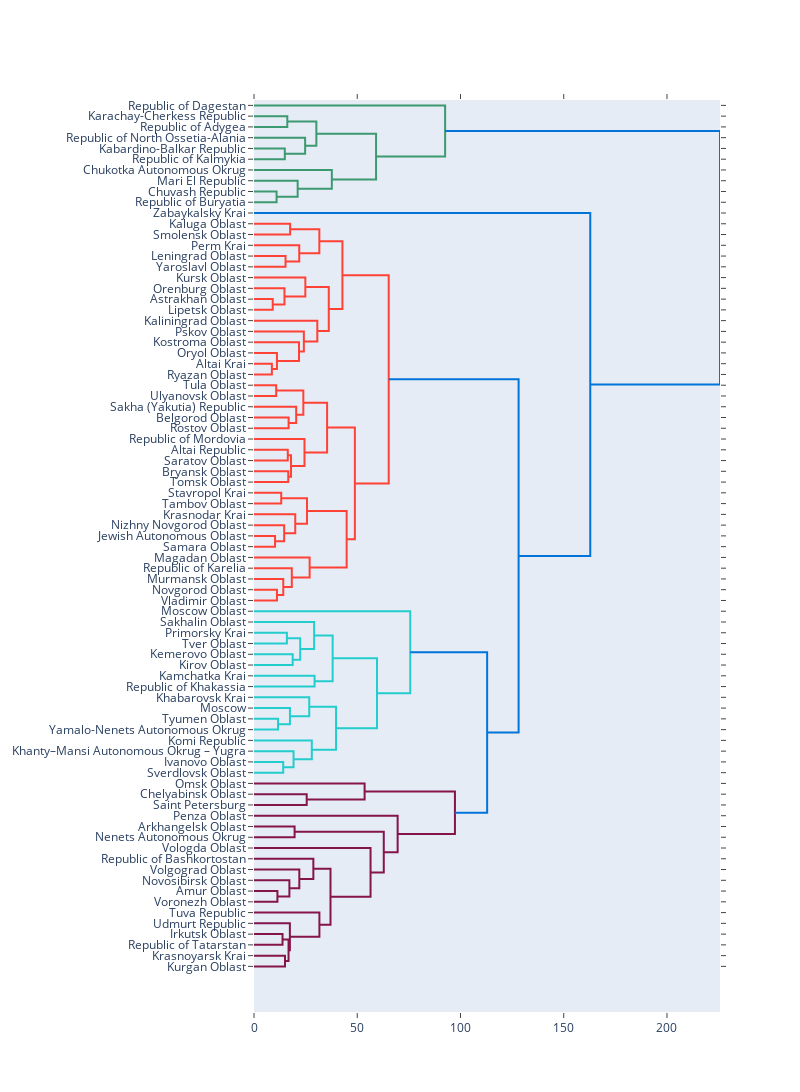

The notebook cell this image was saved under:
### Code cell
fig1 = draw_plotly_f_cluster(df_merged, list(df_merged.index), orient='left', color_threshold=100)
fig1.show()

### Figure 1 — Plotly figure (JSON) as saved in the notebook; plotly's stock layout.template omitted (floating-point values rounded to 4 significant figures)
{"data": [{"hoverinfo": "text", "marker": {"color": "rgb(61,153,112)"}, "mode": "lines", "type": "scatter", "x": [0, 16.13, 16.13, 0], "xaxis": "x", "y": [-15, -15, -25, -25], "yaxis": "y"}, {"hoverinfo": "text", "marker": {"color": "rgb(61,153,112)"}, "mode": "lines", "type": "scatter", "x": [0, 14.92, 14.92, 0], "xaxis": "x", "y": [-45, -45, -55, -55], "yaxis": "y"}, {"hoverinfo": "text", "marker": {"color": "rgb(61,153,112)"}, "mode": "lines", "type": "scatter", "x": [0, 24.76, 24.76, 14.92], "xaxis": "x", "y": [-35, -35, -50, -50], "yaxis": "y"}, {"hoverinfo": "text", "marker": {"color": "rgb(61,153,112)"}, "mode": "lines", "type": "scatter", "x": [16.13, 30.2, 30.2, 24.76], "xaxis": "x", "y": [-20, -20, -42.5, -42.5], "yaxis": "y"}, {"hoverinfo": "text", "marker": {"color": "rgb(61,153,112)"}, "mode": "lines", "type": "scatter", "x": [0, 10.93, 10.93, 0], "xaxis": "x", "y": [-85, -85, -95, -95], "yaxis": "y"}, {"hoverinfo": "text", "marker": {"color": "rgb(61,153,112)"}, "mode": "lines", "type": "scatter", "x": [0, 21.15, 21.15, 10.93], "xaxis": "x", "y": [-75, -75, -90, -90], "yaxis": "y"}, {"hoverinfo": "text", "marker": {"color": "rgb(61,153,112)"}, "mode": "lines", "type": "scatter", "x": [0, 37.69, 37.69, 21.15], "xaxis": "x", "y": [-65, -65, -82.5, -82.5], "yaxis": "y"}, {"hoverinfo": "text", "marker": {"color": "rgb(61,153,112)"}, "mode": "lines", "type": "scatter", "x": [30.2, 59.12, 59.12, 37.69], "xaxis": "x", "y": [-31.25, -31.25, -73.75, -73.75], "yaxis": "y"}, {"hoverinfo": "text", "marker": {"color": "rgb(61,153,112)"}, "mode": "lines", "type": "scatter", "x": [0, 92.56, 92.56, 59.12], "xaxis": "x", "y": [-5, -5, -52.5, -52.5], "yaxis": "y"}, {"hoverinfo": "text", "marker": {"color": "rgb(255,65,54)"}, "mode": "lines", "type": "scatter", "x": [0, 17.49, 17.49, 0], "xaxis": "x", "y": [-115, -115, -125, -125], "yaxis": "y"}, {"hoverinfo": "text", "marker": {"color": "rgb(255,65,54)"}, "mode": "lines", "type": "scatter", "x": [0, 15.27, 15.27, 0], "xaxis": "x", "y": [-145, -145, -155, -155], "yaxis": "y"}, {"hoverinfo": "text", "marker": {"color": "rgb(255,65,54)"}, "mode": "lines", "type": "scatter", "x": [0, 21.91, 21.91, 15.27], "xaxis": "x", "y": [-135, -135, -150, -150], "yaxis": "y"}, {"hoverinfo": "text", "marker": {"color": "rgb(255,65,54)"}, "mode": "lines", "type": "scatter", "x": [17.49, 31.65, 31.65, 21.91], "xaxis": "x", "y": [-120, -120, -142.5, -142.5], "yaxis": "y"}, {"hoverinfo": "text", "marker": {"color": "rgb(255,65,54)"}, "mode": "lines", "type": "scatter", "x": [0, 9.07, 9.07, 0], "xaxis": "x", "y": [-185, -185, -195, -195], "yaxis": "y"}, {"hoverinfo": "text", "marker": {"color": "rgb(255,65,54)"}, "mode": "lines", "type": "scatter", "x": [0, 14.75, 14.75, 9.07], "xaxis": "x", "y": [-175, -175, -190, -190], "yaxis": "y"}, {"hoverinfo": "text", "marker": {"color": "rgb(255,65,54)"}, "mode": "lines", "type": "scatter", "x": [0, 24.86, 24.86, 14.75], "xaxis": "x", "y": [-165, -165, -182.5, -182.5], "yaxis": "y"}, {"hoverinfo": "text", "marker": {"color": "rgb(255,65,54)"}, "mode": "lines", "type": "scatter", "x": [0, 8.652, 8.652, 0], "xaxis": "x", "y": [-245, -245, -255, -255], "yaxis": "y"}, {"hoverinfo": "text", "marker": {"color": "rgb(255,65,54)"}, "mode": "lines", "type": "scatter", "x": [0, 11.11, 11.11, 8.652], "xaxis": "x", "y": [-235, -235, -250, -250], "yaxis": "y"}, {"hoverinfo": "text", "marker": {"color": "rgb(255,65,54)"}, "mode": "lines", "type": "scatter", "x": [0, 21.8, 21.8, 11.11], "xaxis": "x", "y": [-225, -225, -242.5, -242.5], "yaxis": "y"}, {"hoverinfo": "text", "marker": {"color": "rgb(255,65,54)"}, "mode": "lines", "type": "scatter", "x": [0, 24.14, 24.14, 21.8], "xaxis": "x", "y": [-215, -215, -233.8, -233.8], "yaxis": "y"}, {"hoverinfo": "text", "marker": {"color": "rgb(255,65,54)"}, "mode": "lines", "type": "scatter", "x": [0, 30.66, 30.66, 24.14], "xaxis": "x", "y": [-205, -205, -224.4, -224.4], "yaxis": "y"}, {"hoverinfo": "text", "marker": {"color": "rgb(255,65,54)"}, "mode": "lines", "type": "scatter", "x": [24.86, 36.21, 36.21, 30.66], "xaxis": "x", "y": [-173.8, -173.8, -214.7, -214.7], "yaxis": "y"}, {"hoverinfo": "text", "marker": {"color": "rgb(255,65,54)"}, "mode": "lines", "type": "scatter", "x": [31.65, 42.82, 42.82, 36.21], "xaxis": "x", "y": [-131.2, -131.2, -194.2, -194.2], "yaxis": "y"}, {"hoverinfo": "text", "marker": {"color": "rgb(255,65,54)"}, "mode": "lines", "type": "scatter", "x": [0, 10.75, 10.75, 0], "xaxis": "x", "y": [-265, -265, -275, -275], "yaxis": "y"}, {"hoverinfo": "text", "marker": {"color": "rgb(255,65,54)"}, "mode": "lines", "type": "scatter", "x": [0, 16.76, 16.76, 0], "xaxis": "x", "y": [-295, -295, -305, -305], "yaxis": "y"}, {"hoverinfo": "text", "marker": {"color": "rgb(255,65,54)"}, "mode": "lines", "type": "scatter", "x": [0, 20.43, 20.43, 16.76], "xaxis": "x", "y": [-285, -285, -300, -300], "yaxis": "y"}, {"hoverinfo": "text", "marker": {"color": "rgb(255,65,54)"}, "mode": "lines", "type": "scatter", "x": [10.75, 23.89, 23.89, 20.43], "xaxis": "x", "y": [-270, -270, -292.5, -292.5], "yaxis": "y"}, {"hoverinfo": "text", "marker": {"color": "rgb(255,65,54)"}, "mode": "lines", "type": "scatter", "x": [0, 16.36, 16.36, 0], "xaxis": "x", "y": [-325, -325, -335, -335], "yaxis": "y"}, {"hoverinfo": "text", "marker": {"color": "rgb(255,65,54)"}, "mode": "lines", "type": "scatter", "x": [0, 16.59, 16.59, 0], "xaxis": "x", "y": [-345, -345, -355, -355], "yaxis": "y"}, {"hoverinfo": "text", "marker": {"color": "rgb(255,65,54)"}, "mode": "lines", "type": "scatter", "x": [16.36, 17.93, 17.93, 16.59], "xaxis": "x", "y": [-330, -330, -350, -350], "yaxis": "y"}, {"hoverinfo": "text", "marker": {"color": "rgb(255,65,54)"}, "mode": "lines", "type": "scatter", "x": [0, 24.45, 24.45, 17.93], "xaxis": "x", "y": [-315, -315, -340, -340], "yaxis": "y"}, {"hoverinfo": "text", "marker": {"color": "rgb(255,65,54)"}, "mode": "lines", "type": "scatter", "x": [23.89, 35.4, 35.4, 24.45], "xaxis": "x", "y": [-281.2, -281.2, -327.5, -327.5], "yaxis": "y"}, {"hoverinfo": "text", "marker": {"color": "rgb(255,65,54)"}, "mode": "lines", "type": "scatter", "x": [0, 13.19, 13.19, 0], "xaxis": "x", "y": [-365, -365, -375, -375], "yaxis": "y"}, {"hoverinfo": "text", "marker": {"color": "rgb(255,65,54)"}, "mode": "lines", "type": "scatter", "x": [0, 10.2, 10.2, 0], "xaxis": "x", "y": [-405, -405, -415, -415], "yaxis": "y"}, {"hoverinfo": "text", "marker": {"color": "rgb(255,65,54)"}, "mode": "lines", "type": "scatter", "x": [0, 14.6, 14.6, 10.2], "xaxis": "x", "y": [-395, -395, -410, -410], "yaxis": "y"}, {"hoverinfo": "text", "marker": {"color": "rgb(255,65,54)"}, "mode": "lines", "type": "scatter", "x": [0, 19.98, 19.98, 14.6], "xaxis": "x", "y": [-385, -385, -402.5, -402.5], "yaxis": "y"}, {"hoverinfo": "text", "marker": {"color": "rgb(255,65,54)"}, "mode": "lines", "type": "scatter", "x": [13.19, 25.67, 25.67, 19.98], "xaxis": "x", "y": [-370, -370, -393.8, -393.8], "yaxis": "y"}, {"hoverinfo": "text", "marker": {"color": "rgb(255,65,54)"}, "mode": "lines", "type": "scatter", "x": [0, 11.11, 11.11, 0], "xaxis": "x", "y": [-455, -455, -465, -465], "yaxis": "y"}, {"hoverinfo": "text", "marker": {"color": "rgb(255,65,54)"}, "mode": "lines", "type": "scatter", "x": [0, 14.18, 14.18, 11.11], "xaxis": "x", "y": [-445, -445, -460, -460], "yaxis": "y"}, {"hoverinfo": "text", "marker": {"color": "rgb(255,65,54)"}, "mode": "lines", "type": "scatter", "x": [0, 18.31, 18.31, 14.18], "xaxis": "x", "y": [-435, -435, -452.5, -452.5], "yaxis": "y"}, {"hoverinfo": "text", "marker": {"color": "rgb(255,65,54)"}, "mode": "lines", "type": "scatter", "x": [0, 26.94, 26.94, 18.31], "xaxis": "x", "y": [-425, -425, -443.8, -443.8], "yaxis": "y"}, {"hoverinfo": "text", "marker": {"color": "rgb(255,65,54)"}, "mode": "lines", "type": "scatter", "x": [25.67, 44.88, 44.88, 26.94], "xaxis": "x", "y": [-381.9, -381.9, -434.4, -434.4], "yaxis": "y"}, {"hoverinfo": "text", "marker": {"color": "rgb(255,65,54)"}, "mode": "lines", "type": "scatter", "x": [35.4, 48.85, 48.85, 44.88], "xaxis": "x", "y": [-304.4, -304.4, -408.1, -408.1], "yaxis": "y"}, {"hoverinfo": "text", "marker": {"color": "rgb(255,65,54)"}, "mode": "lines", "type": "scatter", "x": [42.82, 65.24, 65.24, 48.85], "xaxis": "x", "y": [-162.7, -162.7, -356.2, -356.2], "yaxis": "y"}, {"hoverinfo": "text", "marker": {"color": "rgb(35,205,205)"}, "mode": "lines", "type": "scatter", "x": [0, 15.93, 15.93, 0], "xaxis": "x", "y": [-495, -495, -505, -505], "yaxis": "y"}, {"hoverinfo": "text", "marker": {"color": "rgb(35,205,205)"}, "mode": "lines", "type": "scatter", "x": [0, 18.74, 18.74, 0], "xaxis": "x", "y": [-515, -515, -525, -525], "yaxis": "y"}, {"hoverinfo": "text", "marker": {"color": "rgb(35,205,205)"}, "mode": "lines", "type": "scatter", "x": [15.93, 22.38, 22.38, 18.74], "xaxis": "x", "y": [-500, -500, -520, -520], "yaxis": "y"}, {"hoverinfo": "text", "marker": {"color": "rgb(35,205,205)"}, "mode": "lines", "type": "scatter", "x": [0, 29.13, 29.13, 22.38], "xaxis": "x", "y": [-485, -485, -510, -510], "yaxis": "y"}, {"hoverinfo": "text", "marker": {"color": "rgb(35,205,205)"}, "mode": "lines", "type": "scatter", "x": [0, 29.34, 29.34, 0], "xaxis": "x", "y": [-535, -535, -545, -545], "yaxis": "y"}, {"hoverinfo": "text", "marker": {"color": "rgb(35,205,205)"}, "mode": "lines", "type": "scatter", "x": [29.13, 38.09, 38.09, 29.34], "xaxis": "x", "y": [-497.5, -497.5, -540, -540], "yaxis": "y"}, {"hoverinfo": "text", "marker": {"color": "rgb(35,205,205)"}, "mode": "lines", "type": "scatter", "x": [0, 11.64, 11.64, 0], "xaxis": "x", "y": [-575, -575, -585, -585], "yaxis": "y"}, {"hoverinfo": "text", "marker": {"color": "rgb(35,205,205)"}, "mode": "lines", "type": "scatter", "x": [0, 17.41, 17.41, 11.64], "xaxis": "x", "y": [-565, -565, -580, -580], "yaxis": "y"}, {"hoverinfo": "text", "marker": {"color": "rgb(35,205,205)"}, "mode": "lines", "type": "scatter", "x": [0, 26.75, 26.75, 17.41], "xaxis": "x", "y": [-555, -555, -572.5, -572.5], "yaxis": "y"}, {"hoverinfo": "text", "marker": {"color": "rgb(35,205,205)"}, "mode": "lines", "type": "scatter", "x": [0, 14.15, 14.15, 0], "xaxis": "x", "y": [-615, -615, -625, -625], "yaxis": "y"}, {"hoverinfo": "text", "marker": {"color": "rgb(35,205,205)"}, "mode": "lines", "type": "scatter", "x": [0, 19.15, 19.15, 14.15], "xaxis": "x", "y": [-605, -605, -620, -620], "yaxis": "y"}, {"hoverinfo": "text", "marker": {"color": "rgb(35,205,205)"}, "mode": "lines", "type": "scatter", "x": [0, 28.0, 28.0, 19.15], "xaxis": "x", "y": [-595, -595, -612.5, -612.5], "yaxis": "y"}, {"hoverinfo": "text", "marker": {"color": "rgb(35,205,205)"}, "mode": "lines", "type": "scatter", "x": [26.75, 39.74, 39.74, 28.0], "xaxis": "x", "y": [-563.8, -563.8, -603.8, -603.8], "yaxis": "y"}, {"hoverinfo": "text", "marker": {"color": "rgb(35,205,205)"}, "mode": "lines", "type": "scatter", "x": [38.09, 59.57, 59.57, 39.74], "xaxis": "x", "y": [-518.8, -518.8, -583.8, -583.8], "yaxis": "y"}, {"hoverinfo": "text", "marker": {"color": "rgb(35,205,205)"}, "mode": "lines", "type": "scatter", "x": [0, 75.68, 75.68, 59.57], "xaxis": "x", "y": [-475, -475, -551.2, -551.2], "yaxis": "y"}, {"hoverinfo": "text", "marker": {"color": "rgb(133,20,75)"}, "mode": "lines", "type": "scatter", "x": [0, 25.52, 25.52, 0], "xaxis": "x", "y": [-645, -645, -655, -655], "yaxis": "y"}, {"hoverinfo": "text", "marker": {"color": "rgb(133,20,75)"}, "mode": "lines", "type": "scatter", "x": [0, 53.57, 53.57, 25.52], "xaxis": "x", "y": [-635, -635, -650, -650], "yaxis": "y"}, {"hoverinfo": "text", "marker": {"color": "rgb(133,20,75)"}, "mode": "lines", "type": "scatter", "x": [0, 19.66, 19.66, 0], "xaxis": "x", "y": [-675, -675, -685, -685], "yaxis": "y"}, {"hoverinfo": "text", "marker": {"color": "rgb(133,20,75)"}, "mode": "lines", "type": "scatter", "x": [0, 11.34, 11.34, 0], "xaxis": "x", "y": [-735, -735, -745, -745], "yaxis": "y"}, {"hoverinfo": "text", "marker": {"color": "rgb(133,20,75)"}, "mode": "lines", "type": "scatter", "x": [0, 17.14, 17.14, 11.34], "xaxis": "x", "y": [-725, -725, -740, -740], "yaxis": "y"}, {"hoverinfo": "text", "marker": {"color": "rgb(133,20,75)"}, "mode": "lines", "type": "scatter", "x": [0, 21.95, 21.95, 17.14], "xaxis": "x", "y": [-715, -715, -732.5, -732.5], "yaxis": "y"}, {"hoverinfo": "text", "marker": {"color": "rgb(133,20,75)"}, "mode": "lines", "type": "scatter", "x": [0, 28.74, 28.74, 21.95], "xaxis": "x", "y": [-705, -705, -723.8, -723.8], "yaxis": "y"}, {"hoverinfo": "text", "marker": {"color": "rgb(133,20,75)"}, "mode": "lines", "type": "scatter", "x": [0, 13.82, 13.82, 0], "xaxis": "x", "y": [-775, -775, -785, -785], "yaxis": "y"}, {"hoverinfo": "text", "marker": {"color": "rgb(133,20,75)"}, "mode": "lines", "type": "scatter", "x": [0, 15.01, 15.01, 0], "xaxis": "x", "y": [-795, -795, -805, -805], "yaxis": "y"}, {"hoverinfo": "text", "marker": {"color": "rgb(133,20,75)"}, "mode": "lines", "type": "scatter", "x": [13.82, 16.73, 16.73, 15.01], "xaxis": "x", "y": [-780, -780, -800, -800], "yaxis": "y"}, {"hoverinfo": "text", "marker": {"color": "rgb(133,20,75)"}, "mode": "lines", "type": "scatter", "x": [0, 17.38, 17.38, 16.73], "xaxis": "x", "y": [-765, -765, -790, -790], "yaxis": "y"}, {"hoverinfo": "text", "marker": {"color": "rgb(133,20,75)"}, "mode": "lines", "type": "scatter", "x": [0, 31.67, 31.67, 17.38], "xaxis": "x", "y": [-755, -755, -777.5, -777.5], "yaxis": "y"}, {"hoverinfo": "text", "marker": {"color": "rgb(133,20,75)"}, "mode": "lines", "type": "scatter", "x": [28.74, 37.05, 37.05, 31.67], "xaxis": "x", "y": [-714.4, -714.4, -766.2, -766.2], "yaxis": "y"}, {"hoverinfo": "text", "marker": {"color": "rgb(133,20,75)"}, "mode": "lines", "type": "scatter", "x": [0, 56.45, 56.45, 37.05], "xaxis": "x", "y": [-695, -695, -740.3, -740.3], "yaxis": "y"}, {"hoverinfo": "text", "marker": {"color": "rgb(133,20,75)"}, "mode": "lines", "type": "scatter", "x": [19.66, 62.85, 62.85, 56.45], "xaxis": "x", "y": [-680, -680, -717.7, -717.7], "yaxis": "y"}, {"hoverinfo": "text", "marker": {"color": "rgb(133,20,75)"}, "mode": "lines", "type": "scatter", "x": [0, 69.56, 69.56, 62.85], "xaxis": "x", "y": [-665, -665, -698.8, -698.8], "yaxis": "y"}, {"hoverinfo": "text", "marker": {"color": "rgb(133,20,75)"}, "mode": "lines", "type": "scatter", "x": [53.57, 97.31, 97.31, 69.56], "xaxis": "x", "y": [-642.5, -642.5, -681.9, -681.9], "yaxis": "y"}, {"hoverinfo": "text", "marker": {"color": "rgb(0,116,217)"}, "mode": "lines", "type": "scatter", "x": [75.68, 112.9, 112.9, 97.31], "xaxis": "x", "y": [-513.1, -513.1, -662.2, -662.2], "yaxis": "y"}, {"hoverinfo": "text", "marker": {"color": "rgb(0,116,217)"}, "mode": "lines", "type": "scatter", "x": [65.24, 128.1, 128.1, 112.9], "xaxis": "x", "y": [-259.5, -259.5, -587.7, -587.7], "yaxis": "y"}, {"hoverinfo": "text", "marker": {"color": "rgb(0,116,217)"}, "mode": "lines", "type": "scatter", "x": [0, 162.8, 162.8, 128.1], "xaxis": "x", "y": [-105, -105, -423.6, -423.6], "yaxis": "y"}, {"hoverinfo": "text", "marker": {"color": "rgb(0,116,217)"}, "mode": "lines", "type": "scatter", "x": [92.56, 225.7, 225.7, 162.8], "xaxis": "x", "y": [-28.75, -28.75, -264.3, -264.3], "yaxis": "y"}], "layout": {"autosize": false, "height": 1500, "hovermode": "closest", "showlegend": false, "width": 800, "xaxis": {"mirror": "allticks", "rangemode": "tozero", "showgrid": false, "showline": true, "showticklabels": true, "ticks": "outside", "type": "linear", "zeroline": false}, "yaxis": {"mirror": "allticks", "rangemode": "tozero", "showgrid": false, "showline": true, "showticklabels": true, "tickmode": "array", "ticks": "outside", "ticktext": ["Republic of Dagestan", "Karachay-Cherkess Republic", "Republic of Adygea", "Republic of North Ossetia-Alania", "Kabardino-Balkar Republic", "Republic of Kalmykia", "Chukotka Autonomous Okrug", "Mari El Republic", "Chuvash Republic", "Republic of Buryatia", "Zabaykalsky Krai", "Kaluga Oblast", "Smolensk Oblast", "Perm Krai", "Leningrad Oblast", "Yaroslavl Oblast", "Kursk Oblast", "Orenburg Oblast", "Astrakhan Oblast", "Lipetsk Oblast", "Kaliningrad Oblast", "Pskov Oblast", "Kostroma Oblast", "Oryol Oblast", "Altai Krai", "Ryazan Oblast", "Tula Oblast", "Ulyanovsk Oblast", "Sakha (Yakutia) Republic", "Belgorod Oblast", "Rostov Oblast", "Republic of Mordovia", "Altai Republic", "Saratov Oblast", "Bryansk Oblast", "Tomsk Oblast", "Stavropol Krai", "Tambov Oblast", "Krasnodar Krai", "Nizhny Novgorod Oblast", "Jewish Autonomous Oblast", "Samara Oblast", "Magadan Oblast", "Republic of Karelia", "Murmansk Oblast", "Novgorod Oblast", "Vladimir Oblast", "Moscow Oblast", "Sakhalin Oblast", "Primorsky Krai", "Tver Oblast", "Kemerovo Oblast", "Kirov Oblast", "Kamchatka Krai", "Republic of Khakassia", "Khabarovsk Krai", "Moscow", "Tyumen Oblast", "Yamalo-Nenets Autonomous Okrug", "Komi Republic", "Khanty–Mansi Autonomous Okrug – Yugra", "Ivanovo Oblast", "Sverdlovsk Oblast", "Omsk Oblast", "Chelyabinsk Oblast", "Saint Petersburg", "Penza Oblast", "Arkhangelsk Oblast", "Nenets Autonomous Okrug", "Vologda Oblast", "Republic of Bashkortostan", "Volgograd Oblast", "Novosibirsk Oblast", "Amur Oblast", "Voronezh Oblast", "Tuva Republic", "Udmurt Republic", "Irkutsk Oblast", "Republic of Tatarstan", "Krasnoyarsk Krai", "Kurgan Oblast"], "tickvals": [-5, -15, -25, -35, -45, -55, -65, -75, -85, -95, -105, -115, -125, -135, -145, -155, -165, -175, -185, -195, -205, -215, -225, -235, -245, -255, -265, -275, -285, -295, -305, -315, -325, -335, -345, -355, -365, -375, -385, -395, -405, -415, -425, -435, -445, -455, -465, -475, -485, -495, -505, -515, -525, -535, -545, -555, -565, -575, -585, -595, -605, -615, -625, -635, -645, -655, -665, -675, -685, -695, -705, -715, -725, -735, -745, -755, -765, -775, -785, -795, -805], "type": "linear", "zeroline": false}}}
